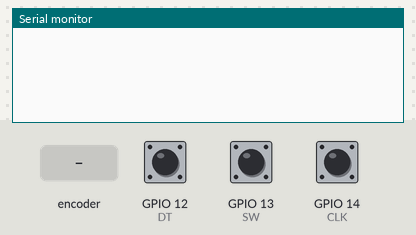
Recording of a sketch running on a simulated ESP32. Parts: the last lines printed to the serial monitor. The test bench sets the inputs (shaded band); at power-on: GPIO 13 (SW) HIGH, GPIO 12 (DT) HIGH, GPIO 14 (CLK) HIGH.

Above: at 1.2 s.
1.3 s: rotary encoder on GPIO 14 (CLK) / GPIO 12 (DT) turned 1 step (first pin leading)
At 1.8 s:
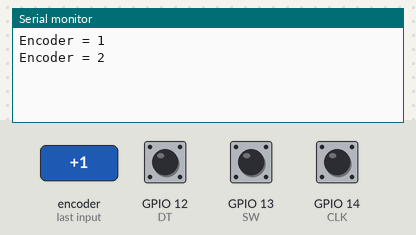
3.0 s: GPIO 13 (SW) pulled LOW for 0.15 s
At 3.7 s:
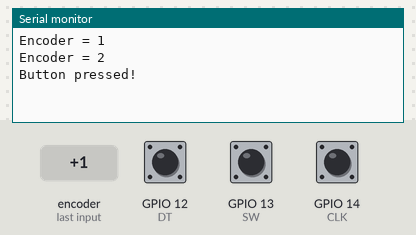
4.6 s: rotary encoder on GPIO 14 (CLK) / GPIO 12 (DT) turned 1 step (first pin leading)
At 5.5 s:
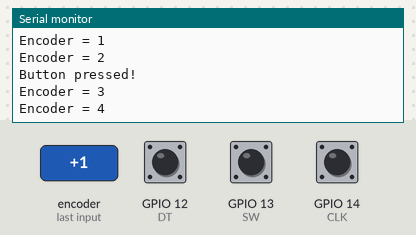
Timing chart, 0 to 7.6 s (numbered marks = the images above; inputs shaded):
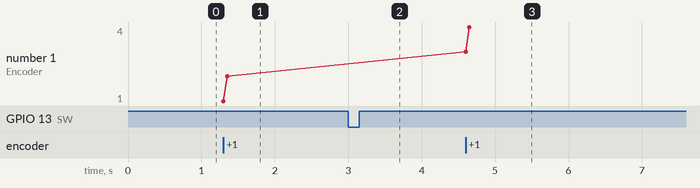

The sketch:

Encoder.ino
```cpp
#define CLK 14   // D5
#define DT 12    // D6
#define SW 13    // D7

volatile int encoderValue = 0;
int lastClk = HIGH;

void IRAM_ATTR handleEncoder() {
  int clkState = digitalRead(CLK);
  if (clkState != lastClk) {
    if (digitalRead(DT) != clkState) {
      encoderValue++;
    } else {
      encoderValue--;
    }
  }
  lastClk = clkState;
}

void setup() {
  Serial.begin(115200);

  pinMode(CLK, INPUT_PULLUP);
  pinMode(DT, INPUT_PULLUP);
  pinMode(SW, INPUT_PULLUP);

  attachInterrupt(digitalPinToInterrupt(CLK), handleEncoder, CHANGE);
}

void loop() {
  static int last = 0;

  // đọc nút nhấn
  if (digitalRead(SW) == LOW) {
    Serial.println("Button pressed!");
    delay(200); // debounce
  }

  // in giá trị
  if (encoderValue != last) {
    Serial.print("Encoder = ");
    Serial.println(encoderValue);
    last = encoderValue;
  }
}
```

Measured:
- after the input at 1.3 s, the serial monitor: prints a new line at once (image 1)
- after the input at 3.0 s, the serial monitor: prints a new line at once (image 2)
- after the input at 4.6 s, the serial monitor: prints a new line at once (image 3)
- plotted number 1: 2 → 4 after the input at 4.6 s
